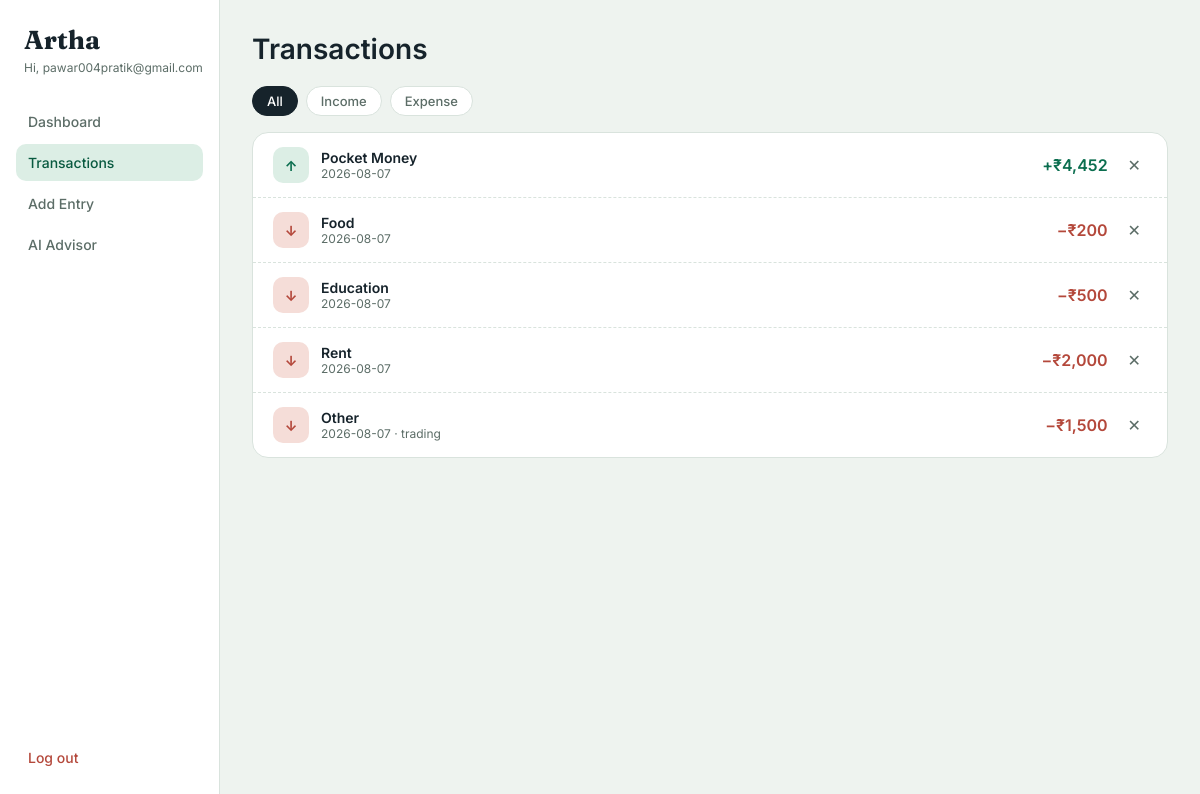
Page /transactions (signed in) on the committed database.
### app.py (models this page shows, shortened)
class User(db.Model, UserMixin):
    id = db.Column(db.Integer, primary_key=True)
    username = db.Column(db.String(80), unique=True, nullable=False)
    password_hash = db.Column(db.String(255), nullable=False)
    created_at = db.Column(db.DateTime, default=datetime.utcnow)
    transactions = db.relationship('Transaction', backref='user', lazy=True,
                                    cascade='all, delete-orphan')
    messages = db.relationship('ChatMessage', backref='user', lazy=True,
                                cascade='all, delete-orphan')

class Transaction(db.Model):
    id = db.Column(db.Integer, primary_key=True)
    user_id = db.Column(db.Integer, db.ForeignKey('user.id'), nullable=False)
    type = db.Column(db.String(10), nullable=False)  # 'income' or 'expense'
    category = db.Column(db.String(50), nullable=False)
    amount = db.Column(db.Float, nullable=False)
    date = db.Column(db.String(10), nullable=False)  # YYYY-MM-DD
    note = db.Column(db.String(255), default='')
    created_at = db.Column(db.DateTime, default=datetime.utcnow)

### app.py (the view)
@app.route('/transactions')
@login_required
def transactions():
    filter_type = request.args.get('type', 'all')
    query = Transaction.query.filter_by(user_id=current_user.id)
    if filter_type in ('income', 'expense'):
        query = query.filter_by(type=filter_type)
    txns = query.order_by(Transaction.date.desc()).all()
    return render_template('transactions.html', txns=txns, filter_type=filter_type)

### app.py (called while the page is built)
@login_manager.user_loader
def load_user(user_id):
    return User.query.get(int(user_id))

def fmt_inr(n):
    try:
        n = float(n)
    except (TypeError, ValueError):
        n = 0
    return '₹{:,.0f}'.format(n)

### templates/transactions.html (shortened to what this page needs)
{% extends "base.html" %}
{% block content %}
<div class="page-title">Transactions</div>
<div class="filter-tabs">
  <a href="{{ url_for('transactions', type='all') }}" class="{{ 'active' if filter_type == 'all' }}">All</a>
  <a href="{{ url_for('transactions', type='income') }}" class="{{ 'active' if filter_type == 'income' }}">Income</a>
  <a href="{{ url_for('transactions', type='expense') }}" class="{{ 'active' if filter_type == 'expense' }}">Expense</a>
</div>
<div class="txn-list">
  {% if not txns %}
    <div class="empty-note">No transactions here yet.</div>
  {% else %}
    {% for t in txns %}
    <div class="txn-row">
      <div class="txn-left">
        <div class="txn-icon {{ t.type }}">{{ '↑' if t.type == 'income' else '↓' }}</div>
        <div>
          <div class="txn-cat">{{ t.category }}</div>
          <div class="txn-meta">{{ t.date }}{% if t.note %} · {{ t.note }}{% endif %}</div>
        </div>
      </div>
      <div class="txn-right">
        <div class="txn-amount {{ t.type }}">{{ '+' if t.type == 'income' else '−' }}{{ t.amount | inr }}</div>
        <form method="POST" action="{{ url_for('delete_transaction', txn_id=t.id) }}" onsubmit="return confirm('Delete this entry?');">
          <button type="submit" class="delete-btn" title="Delete">✕</button>
        </form>
      </div>
    </div>
    {% endfor %}
  {% endif %}
</div>
{% endblock %}

### templates/base.html (shortened to what this page needs)
<!DOCTYPE html>
<html lang="en">
<head>
  <link rel="stylesheet" href="{{ url_for('static', filename='style.css') }}">
</head>
<body class="{% block body_class %}{% endblock %}">
  {% if current_user.is_authenticated %}
  <div class="layout">
    <aside class="sidebar">
      <div class="brand">Artha</div>
      <div class="hello">Hi, {{ current_user.username }}</div>
      <nav>
        <a href="{{ url_for('dashboard') }}" class="{{ 'active' if request.endpoint == 'dashboard' }}">Dashboard</a>
        <a href="{{ url_for('transactions') }}" class="{{ 'active' if request.endpoint == 'transactions' }}">Transactions</a>
        <a href="{{ url_for('add_transaction') }}" class="{{ 'active' if request.endpoint == 'add_transaction' }}">Add Entry</a>
        <a href="{{ url_for('advisor') }}" class="{{ 'active' if request.endpoint in ['advisor','advisor_ask'] }}">AI Advisor</a>
      </nav>
      <a href="{{ url_for('logout') }}" class="logout">Log out</a>
    </aside>
    <main class="content">
      {% block content %}{% endblock %}
    </main>
  </div>
  {% else %}
    {% block auth_content %}{% endblock %}
  {% endif %}
</body>
</html>

### static/style.css (style rules this page uses)
:root { --bg: #EEF3EF; --card: #FFFFFF; --ink: #16232B; --sub: #5C6D67; --teal: #0B6E4F; --teal-dark: #095A40; --teal-soft: #DCEEE5; --gold: #C98A2C; --gold-soft: #F5E6CC; --rust: #B4483B; --rust-soft: #F5DDD8; --line: #D9E3DD; }
* { box-sizing: border-box; }
body { margin: 0; background: var(--bg); color: var(--ink); font-family: 'Inter', sans-serif; }
.font-display, .brand, h1, h2 { font-family: 'Fraunces', serif; }
a { text-decoration: none; color: inherit; }
.layout { display: flex; min-height: 100vh; }
.sidebar { width: 220px; flex-shrink: 0; background: var(--card); border-right: 1px solid var(--line); display: flex; flex-direction: column; padding: 24px 16px; min-height: 100vh; }
.sidebar .brand { font-size: 26px; font-weight: 700; margin-bottom: 4px; padding-left: 8px; }
.sidebar .hello { font-size: 12px; color: var(--sub); margin-bottom: 28px; padding-left: 8px; }
.sidebar nav { display: flex; flex-direction: column; gap: 4px; flex: 1; }
.sidebar nav a { padding: 10px 12px; border-radius: 10px; font-size: 14px; font-weight: 500; color: var(--sub); }
.sidebar nav a.active { background: var(--teal-soft); color: var(--teal-dark); }
.sidebar .logout { padding: 10px 12px; border-radius: 10px; font-size: 14px; font-weight: 500; color: var(--rust); }
.content { flex: 1; padding: 32px; max-width: 1000px; }
.page-title { font-size: 28px; font-weight: 600; margin-bottom: 20px; }
.filter-tabs { display: flex; gap: 8px; margin-bottom: 16px; }
.filter-tabs a { padding: 6px 14px; border-radius: 20px; border: 1px solid var(--line); background: var(--card); color: var(--sub); font-size: 13px; font-weight: 500; text-transform: capitalize; }
.filter-tabs a.active { background: var(--ink); color: #fff; border-color: var(--ink); }
.txn-list { background: var(--card); border-radius: 16px; border: 1px solid var(--line); overflow: hidden; }
.txn-row { display: flex; align-items: center; justify-content: space-between; padding: 14px 20px; border-bottom: 1px dashed var(--line); }
.txn-row:last-child { border-bottom: none; }
.txn-left { display: flex; align-items: center; gap: 12px; }
.txn-icon { width: 36px; height: 36px; border-radius: 10px; display: flex; align-items: center; justify-content: center; font-weight: 700; font-size: 14px; }
.txn-icon.income { background: var(--teal-soft); color: var(--teal); }
.txn-icon.expense { background: var(--rust-soft); color: var(--rust); }
.txn-cat { font-size: 14px; font-weight: 600; }
.txn-meta { font-size: 12px; color: var(--sub); }
.txn-right { display: flex; align-items: center; gap: 14px; }
.txn-amount.income { color: var(--teal); font-weight: 600; }
.txn-amount.expense { color: var(--rust); font-weight: 600; }
.delete-btn { border: none; background: transparent; cursor: pointer; color: var(--sub); font-size: 16px; }

### rows in the picture
User: username "pawar004pratik@gmail.com"
Transaction: type "↑", category "Pocket Money", date "2026-08-07", type "+", amount|inr "₹4,452"
Transaction: type "↓", category "Food", date "2026-08-07", type "−", amount|inr "₹200"
Transaction: type "↓", category "Education", date "2026-08-07", type "−", amount|inr "₹500"
Transaction: type "↓", category "Rent", date "2026-08-07", type "−", amount|inr "₹2,000"
Transaction: type "↓", category "Other", date "2026-08-07", note "trading", type "−", amount|inr "₹1,500"
